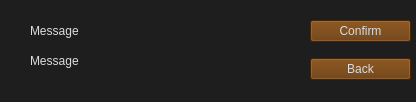
<?xml version="1.0" encoding="UTF-8"?>
<ui version="4.0">
 <class>Form</class>
 <widget class="QWidget" name="Form">
  <property name="geometry">
   <rect>
    <x>0</x>
    <y>0</y>
    <width>416</width>
    <height>102</height>
   </rect>
  </property>
  <property name="windowTitle">
   <string>Form</string>
  </property>
  <property name="styleSheet">
   <string notr="true">color: rgb(220, 220, 220);
background-color: rgb(30, 30, 30);</string>
  </property>
  <widget class="QWidget" name="verticalLayoutWidget">
   <property name="geometry">
    <rect>
     <x>310</x>
     <y>10</y>
     <width>101</width>
     <height>80</height>
    </rect>
   </property>
   <layout class="QVBoxLayout" name="verticalLayout">
    <item>
     <widget class="QPushButton" name="btnOK">
      <property name="styleSheet">
       <string notr="true">color: rgb(220, 220, 220);
background-color: rgb(100, 50, 0);</string>
      </property>
      <property name="text">
       <string>Confirm</string>
      </property>
     </widget>
    </item>
    <item>
     <widget class="QPushButton" name="btnCancel">
      <property name="styleSheet">
       <string notr="true">color: rgb(220, 220, 220);
background-color: rgb(100, 50, 0);</string>
      </property>
      <property name="text">
       <string>Back</string>
      </property>
     </widget>
    </item>
   </layout>
  </widget>
  <widget class="QLabel" name="Message">
   <property name="geometry">
    <rect>
     <x>30</x>
     <y>10</y>
     <width>251</width>
     <height>41</height>
    </rect>
   </property>
   <property name="text">
    <string>Message</string>
   </property>
  </widget>
  <widget class="QLabel" name="Message_2">
   <property name="geometry">
    <rect>
     <x>30</x>
     <y>40</y>
     <width>251</width>
     <height>41</height>
    </rect>
   </property>
   <property name="text">
    <string>Message</string>
   </property>
  </widget>
 </widget>
 <resources/>
 <connections/>
</ui>
